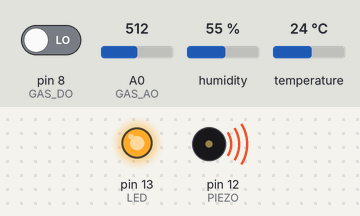
Bench run of a sketch on a simulated Arduino Uno, built with avr-gcc and run on an emulated ATmega328P. Shown: output pins drawn as LEDs (lit = HIGH), buzzer (waves = sounding, pin HIGH). The inputs (shaded band) are chosen by the test bench; at power-on: A0 (GAS_AO) = 512, pin 8 (GAS_DO) LOW, humidity 55 %, temperature 24 °C. What the sketch prints to the serial monitor is not drawn.

Above: at 6.6 s.
6.7 s: A0 (GAS_AO) set to 440
At 9.6 s:
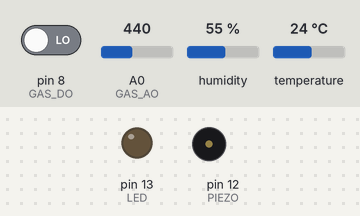
11.1 s: A0 (GAS_AO) set to 465
At 13.5 s:
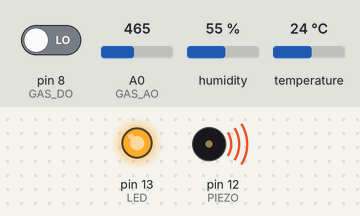
Timing chart, 0 to 20.1 s (numbered marks = the images above; inputs shaded):
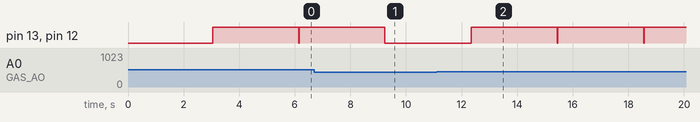

The sketch:

08_GAS_02.ino
```cpp
#include <DHT.h>
#define DHTPIN 2
#define DHTTYPE DHT11
#define GAS_AO A0
#define GAS_DO 8
#define LED 13
#define PIEZO 12

DHT myDHT(DHTPIN, DHTTYPE);

void setup() {
  Serial.begin(9600);
  myDHT.begin();
  pinMode(GAS_AO, INPUT);
  pinMode(GAS_DO, INPUT);
  pinMode(LED, OUTPUT);
  pinMode(PIEZO, OUTPUT);
  Serial.println("히터 가열 시작");
  delay(1000);
  Serial.println("히터 가열 종료 동작 시작");
}

void loop() {
  delay(2000);
  float h = myDHT.readHumidity(); // 습도값 읽어옴
  float c = myDHT.readTemperature(); // 섭씨 온도값 읽어옴
  float f = myDHT.readTemperature(true); // 화씨 온도값 읽어옴

  digitalWrite(PIEZO, LOW);
  digitalWrite(LED, LOW);

  float sensorValue = analogRead(GAS_AO);
  int sensorDValue = digitalRead(GAS_DO);

  Serial.print("아날로그 센서 입력: ");
  Serial.println(sensorValue);

  Serial.println("디지털 센서 입력: ");
  Serial.print(sensorDValue);

  // 측정 실패 시 예외처리
  if (isnan(h) || isnan(c) || isnan(f)) {
    Serial.println("값을 읽어오지 못했습니다.");
    return; // 아래 코드를 실행시키지 않기 위해 loop 함수 자체를 나감
  }

  if(sensorValue > 450) {
    Serial.println("!! 연기 감지 !!");
    digitalWrite(PIEZO, HIGH);
    digitalWrite(LED, HIGH);
  }

  // 정상 측정이 되었을 때 실행되는 코드
  Serial.println("습도: ");
  Serial.println(h);
  Serial.println("섭씨온도: ");
  Serial.println(c);
  Serial.println("화씨온도: ");
  Serial.println(f);

  delay(1000);


}
```

Measured:
- the behaviour switches between 450 and 451 on A0 (GAS_AO) (found by bisection; images 1 and 2)
- after the input at 6.7 s, pin 13 (LED), pin 12 (PIEZO): goes on until 9.2 s, then stays LOW
- after the input at 11.1 s, pin 13 (LED), pin 12 (PIEZO): alternates HIGH for 3.1 s and LOW for 0.02 s, starting after 1.3 s
